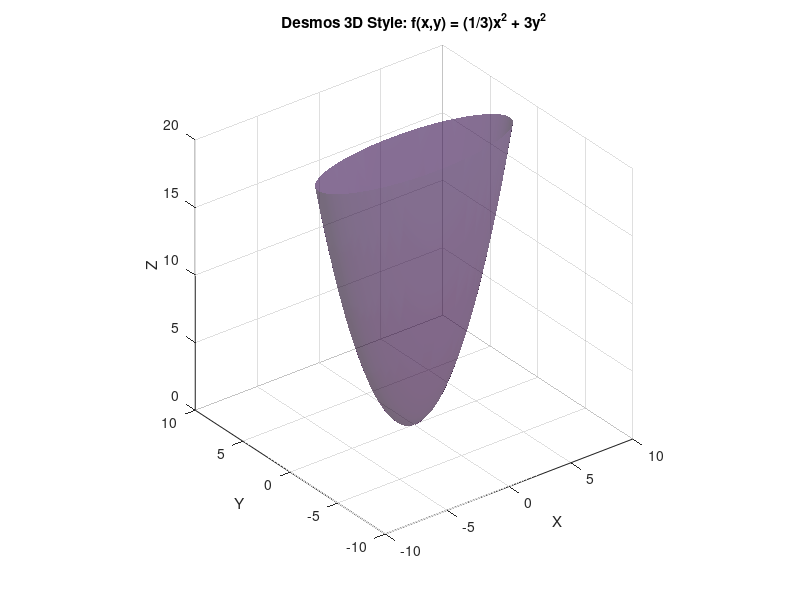

MATLAB code for this plot:
function plot_desmos_style()
    % 1. DESMOS RANGE: Use a small range (-10 to 10), not -300 to 300
    x = linspace(-10, 10, 100); 
    y = linspace(-10, 10, 100);
    [X, Y] = meshgrid(x, y);
    
    % Calculate Z
    z = (1/3).*X.^2 + 3.*Y.^2;

    % 2. CREATE SURFACE
    % 'FaceAlpha', 0.6 makes it semi-transparent (like Desmos)
    % 'EdgeColor', 'none' removes the black grid lines
    surf(X, Y, z, 'FaceAlpha', 0.6, 'EdgeColor', 'none');
    
    % 3. DESMOS AESTHETICS
    axis equal;      % Forces 1 unit X = 1 unit Y (Essential for shape)
    shading interp;  % Smooths the colors
    grid on;         % Keeps the grid on the "floor"
    
    % 4. CLIP THE VIEW (The "Viewport")
    % Desmos clips the top. We must manually tell MATLAB to ignore 
    % z-values higher than ~20, or it will zoom out too far.
    zlim([0 20]); 
    
    % Optional: Labels
    xlabel('X'); ylabel('Y'); zlabel('Z');
    title('Desmos 3D Style: f(x,y) = (1/3)x^2 + 3y^2');
    
    % Lighting helps show the curve better
    camlight; lighting gouraud;
end